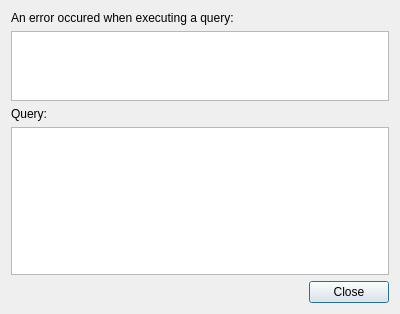
<?xml version="1.0" encoding="UTF-8"?>
<ui version="4.0">
 <class>DlgDbError</class>
 <widget class="QDialog" name="DlgDbError">
  <property name="geometry">
   <rect>
    <x>0</x>
    <y>0</y>
    <width>400</width>
    <height>314</height>
   </rect>
  </property>
  <property name="windowTitle">
   <string>Database Error</string>
  </property>
  <layout class="QVBoxLayout">
   <item>
    <widget class="QLabel" name="label">
     <property name="text">
      <string>An error occured when executing a query:</string>
     </property>
    </widget>
   </item>
   <item>
    <widget class="QTextBrowser" name="txtMessage">
     <property name="sizePolicy">
      <sizepolicy hsizetype="Expanding" vsizetype="Expanding">
       <horstretch>0</horstretch>
       <verstretch>1</verstretch>
      </sizepolicy>
     </property>
    </widget>
   </item>
   <item>
    <widget class="QLabel" name="label_2">
     <property name="text">
      <string>Query:</string>
     </property>
    </widget>
   </item>
   <item>
    <widget class="QTextBrowser" name="txtQuery">
     <property name="sizePolicy">
      <sizepolicy hsizetype="Expanding" vsizetype="Expanding">
       <horstretch>0</horstretch>
       <verstretch>3</verstretch>
      </sizepolicy>
     </property>
    </widget>
   </item>
   <item>
    <widget class="QDialogButtonBox" name="buttonBox">
     <property name="orientation">
      <enum>Qt::Horizontal</enum>
     </property>
     <property name="standardButtons">
      <set>QDialogButtonBox::Close</set>
     </property>
    </widget>
   </item>
  </layout>
 </widget>
 <resources/>
 <connections>
  <connection>
   <sender>buttonBox</sender>
   <signal>accepted()</signal>
   <receiver>DlgDbError</receiver>
   <slot>accept()</slot>
   <hints>
    <hint type="sourcelabel">
     <x>248</x>
     <y>254</y>
    </hint>
    <hint type="destinationlabel">
     <x>157</x>
     <y>274</y>
    </hint>
   </hints>
  </connection>
  <connection>
   <sender>buttonBox</sender>
   <signal>rejected()</signal>
   <receiver>DlgDbError</receiver>
   <slot>reject()</slot>
   <hints>
    <hint type="sourcelabel">
     <x>316</x>
     <y>260</y>
    </hint>
    <hint type="destinationlabel">
     <x>286</x>
     <y>274</y>
    </hint>
   </hints>
  </connection>
 </connections>
</ui>
